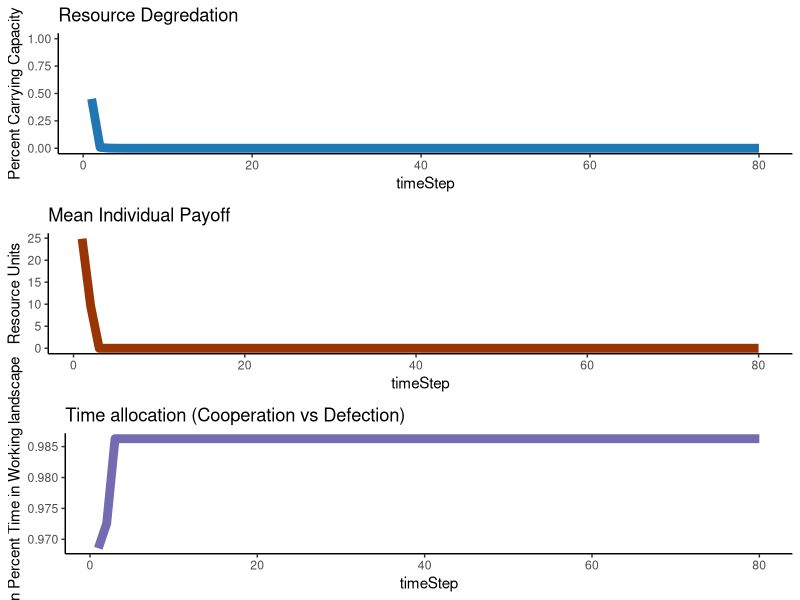

Source code (R):
library(ggplot2)

abm<-function(#Specified parameters
  Individuals=100, #number of total resource users in a population
  
  TotalCarryingCapacity=10000, #total available resource units
  
  StartPercCarryingCapacity = 0.7, #amount of resources available in the landscape at the start in proportion to CC
  
  PercProtected=0.3, #percent of the total resource that's in a protected area
  
  CoopPercStart=0.9, #percent of individuals who start by following the rules at t0
  
  TimeSteps=20,
  ResourceRegenerationPerTimeStep=1.15,
  harvestMax=25,
  ProbOfMobility=0.2){
  
  ## Set parameters
  PercWorking= 1-PercProtected #percent of resource in a working landscape
  TotalCCResourceProtected=PercProtected*TotalCarryingCapacity #total resource units in carrying capacity of protected area
  TotalCCResourceWorking=PercWorking*TotalCarryingCapacity #total resource units in carrying capacity of working area
  StartResourceWorking = TotalCCResourceWorking*StartPercCarryingCapacity #number of resources in the working landscape starting
  StartResourceProtected = TotalCCResourceProtected*StartPercCarryingCapacity #number of resources in the protected landscape starting
  CoopNumStart= as.integer(CoopPercStart*Individuals) #number of individuals cooperating fully at t0
  DefNumStart= Individuals - CoopNumStart#number of individuals defecting at t0
  PercTimeProtected = c(rep(0,CoopNumStart),rbeta(DefNumStart,1,2)) #percent of their foraging time each indv spends in the PA
  PercTimeWorking = (1-PercTimeProtected)#percent of their foraging time each indv spends in the working landscape
  
  agents<-data.frame(PercTimeProtected,
                     PercTimeWorking,
                     PayoffProtectedLastTime = rep(NA,Individuals),
                     PayoffWorkingLastTime= rep(NA,Individuals))   #dataframe to be filled with initial payoffs
  
  ProtectPerDefect<-as.integer(StartResourceProtected/DefNumStart) #protected area resources per each individual harvesting there
  WorkingPerTotal<-as.integer(StartResourceWorking/Individuals) #working landscape resources per individual
  
  for ( i in 1:nrow(agents)){  #fill the starting df percent payoff from the protected landscape is a function of the amount 
    agent2<-agents[i,]   #of resources there per individual searching there, and a random draw with a chance of success equal to time spent
    agents[i,4]<-rbinom(1,WorkingPerTotal,agent2$PercTimeWorking)
    agents[i,4]<-ifelse(agents[i,4]>harvestMax,harvestMax,agents[i,4])
    agents[i,3]<- ifelse(agents[i,4]<= harvestMax,rbinom(1,ProtectPerDefect,agent2$PercTimeProtected),0) #if they didnt get the max harvest, then 
    agents[i,3]<-ifelse(agents[i,3]>harvestMax-agents[i,4],harvestMax-agents[i,4],agents[i,3])
    } #see what they get from the working landscape first
  
  
  
  agents$PayoffTotalLastTime<- agents$PayoffProtectedLastTime + agents$PayoffWorkingLastTime #total payoff is the sum of what they get from both areas
   
  
  output<-data.frame(timeStep = 1:TimeSteps, #create df to fill with the outputs from each time step
                     meanTimeProtect = rep(NA,TimeSteps),
                     meanTimeWorking = rep(NA,TimeSteps),
                     NumResourcesProtect = rep(NA,TimeSteps),
                     percCCProtect = rep(NA,TimeSteps),
                     NumResourcesWorking = rep(NA,TimeSteps),
                     percCCWorking = rep(NA,TimeSteps),
                     meanPayoff = rep(NA,TimeSteps))

output$meanTimeProtect[1] <- mean(agents$PercTimeProtected)  #fill it with the outouts from time 1
output$meanTimeWorking[1]  <- mean(agents$PercTimeWorking) 
output$NumResourcesProtect[1] <- StartResourceProtected-sum(agents$PayoffProtectedLastTime) 
output$NumResourcesWorking[1] <- StartResourceWorking-sum(agents$PayoffWorkingLastTime) 
output$percCCProtect[1]  <- output$NumResourcesProtect[1]/TotalCCResourceProtected
output$percCCWorking[1]  <- output$NumResourcesWorking[1]/TotalCCResourceWorking
output$meanPayoff[1]  <- mean(agents$PayoffTotalLastTime) 

  

for (t in 2:TimeSteps){  #run the abm for all o fthe time steps
  
#choose new strategy  

LastTimeAgents<-agents  #save the agents from the pervious time to a new df

LastTimePercTimeProtected<-LastTimeAgents$PercTimeProtected  #pull out the previous pretected foraging times as vector
LastTimePercWorking<-LastTimeAgents$PercTimeWorking  #pull out the previous working foraging times as vector

PercTimeProtected<-rep(NA,length(PercTimeProtected))  #nullify the previous perc time protected vector so we can fill it later and be confident the values changed
 for (j in 1:nrow(LastTimeAgents)){  
  ThisAgent<-LastTimeAgents[j,]      #modify the foraging strategy of each agent individualls
  OtherAgents<-LastTimeAgents[-j,]   #dataframe of ther agents for them to copy from
  ThisAgentPayoff<-ThisAgent$PayoffTotalLastTime   #payoff last time period for this agent
  OtherAgentSpecific<-OtherAgents[sample(nrow(OtherAgents),1),] #choose a specific agent for them to get paired up with
  OtherAgentPayoff<-OtherAgentSpecific$PayoffTotalLastTime  #Payoff the other agent recieved
  OtherAgentPercProtect<-OtherAgentSpecific$PercTimeProtected #strategy of other agent
  ThisAgentPercProtect<-ThisAgent$PercTimeProtected  #strategy of this agent
  
  PercTimeProtected[j]<-ifelse(ThisAgentPayoff >=OtherAgentPayoff,ThisAgent$PercTimeProtected,
                            (ThisAgentPercProtect+((OtherAgentPercProtect-ThisAgentPercProtect)/2))) #vector of new strategies
  
  #if this agent did better than the randomly selected agent then they keep their strategy
  #if they did worse thnan they modify their strategy to be the difference between their previou sstrategy and the randomly selected agent
  
}
  
PercTimeWorking<- 1-PercTimeProtected   #time foraging in the working landscape


agents<-data.frame(PercTimeProtected,   #new agent dataframe to fill
                   PercTimeWorking,
                   PayoffProtectedLastTime = rep(NA,Individuals),
                   PayoffWorkingLastTime= rep(NA,Individuals)) 


#New resource pools to pull from
#make sure they dont regenerate past their carrying capacity

NewProtectedResourcesTotal<-round(output$NumResourcesProtect[t-1] * ResourceRegenerationPerTimeStep,digits=0)
NewProtectedResourcesTotal<-ifelse(NewProtectedResourcesTotal<=  TotalCCResourceProtected,NewProtectedResourcesTotal, TotalCCResourceProtected)
NewWorkingResourcesTotal<-round(output$NumResourcesWorking[t-1] * ResourceRegenerationPerTimeStep,digits=0)
NewWorkingResourcesTotal<-ifelse(NewWorkingResourcesTotal<=TotalCCResourceWorking,NewWorkingResourcesTotal,TotalCCResourceWorking)

##Resource mobility
LeaveWorking<-rbinom(1,NewWorkingResourcesTotal,ProbOfMobility) #number of resources which leave the protected area
LeaveProtected<-rbinom(1,NewProtectedResourcesTotal,ProbOfMobility)#number of resources which leave the working area

#do the accounting on entering vs leaving individuals
NewWorkingResourcesTotal<-NewWorkingResourcesTotal-LeaveWorking+LeaveProtected
NewProtectedResourcesTotal<-NewProtectedResourcesTotal-LeaveProtected+LeaveWorking

#Make sure they dont go over the CC again
NewWorkingResourcesTotal<-ifelse(NewWorkingResourcesTotal<=TotalCCResourceWorking,NewWorkingResourcesTotal,TotalCCResourceWorking)
NewProtectedResourcesTotal<-ifelse(NewProtectedResourcesTotal<=  TotalCCResourceProtected,NewProtectedResourcesTotal, TotalCCResourceProtected)


##calculate available resources per individual
ProtectPerDefect<-as.integer(NewProtectedResourcesTotal/nrow(agents[agents$PercTimeProtected>0,])) #protected area resources per each individual harvesting there  
WorkingPerTotal<-as.integer(NewWorkingResourcesTotal/Individuals)


for ( i in 1:nrow(agents)){  #fill the starting df percent payoff from the protected landscape is a function of the amount 
  agent2<-agents[i,]   #of resources there per individual searching there, and a random draw with a chance of success equal to time spent
  agents[i,4]<-rbinom(1,WorkingPerTotal,agent2$PercTimeWorking)
  agents[i,4]<-ifelse(agents[i,4]>harvestMax,harvestMax,agents[i,4])
  agents[i,3]<- ifelse(agents[i,4]<= harvestMax,rbinom(1,ProtectPerDefect,agent2$PercTimeProtected),0) #if they didnt get the max harvest, then 
  agents[i,3]<-ifelse(agents[i,3]>harvestMax-agents[i,4],harvestMax-agents[i,4],agents[i,3])
} #see what they get from the working landscape first



agents$PayoffTotalLastTime<- agents$PayoffProtectedLastTime + agents$PayoffWorkingLastTime #total payoff is the sum of what they get from both areas

output$meanTimeProtect[t] <- mean(agents$PercTimeProtected)  #fill it with the outouts from time 1
output$meanTimeWorking[t]  <- mean(agents$PercTimeWorking) 
output$NumResourcesProtect[t] <- NewProtectedResourcesTotal-sum(agents$PayoffProtectedLastTime) 
output$NumResourcesWorking[t]  <- NewWorkingResourcesTotal-sum(agents$PayoffWorkingLastTime)
output$percCCProtect[t]  <- output$NumResourcesProtect[t]/TotalCCResourceProtected
output$percCCWorking[t]  <- output$NumResourcesWorking[t]/TotalCCResourceWorking
output$meanPayoff[t]  <- mean(agents$PayoffTotalLastTime)

}


p1<-ggplot(data=output,aes(x=timeStep))+
  geom_line(aes(y=percCCProtect),size=3,color="#b2df8a")+
  geom_line(aes(y=percCCWorking),size=3,color="#1f78b4")+
  ylim(0, 1.0)+theme_classic()+ylab("Percent Carrying Capacity")+
  scale_colour_manual(name = 'Area', 
                      values =c('#b2df8a'='#b2df8a','#1f78b4'='#1f78b4'), labels = c('Protected Area','Working Landscape'))+
  ggtitle("Resource Degredation")


p2<-ggplot(data=output,aes(x=timeStep))+
  geom_line(aes(y=meanPayoff),size=3,color="#993404")+
  theme_classic()+ylab("Resource Units")+
  ggtitle("Mean Individual Payoff")

p3<-ggplot(data=output,aes(x=timeStep))+
  geom_line(aes(y=meanTimeWorking),size=3,color="#756bb1")+
  theme_classic()+ylab("Mean Percent Time in Working landscape")+
  ggtitle("Time allocation (Cooperation vs Defection)")

x<-gridExtra::grid.arrange(p1,p2,p3,ncol=1)


 return(output) 
}



abm(TimeSteps=80,ProbOfMobility = 0.8,PercProtected = 0)
